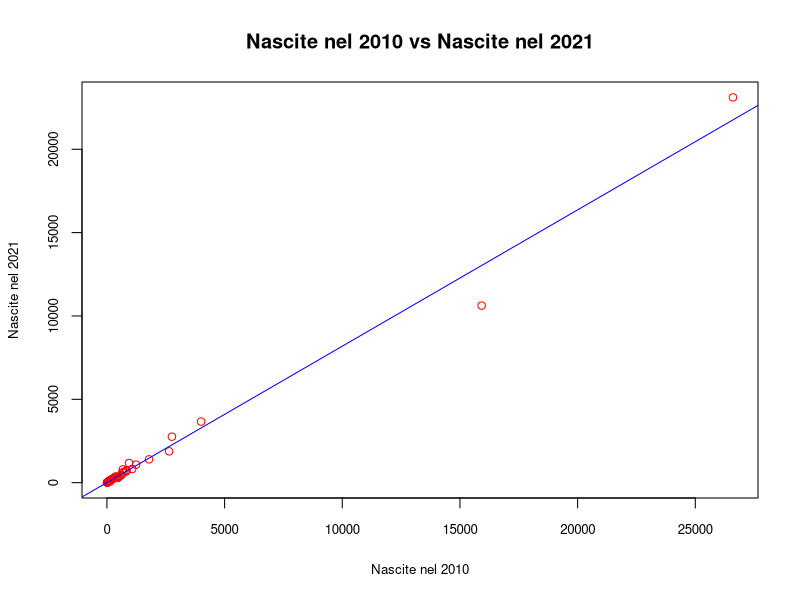
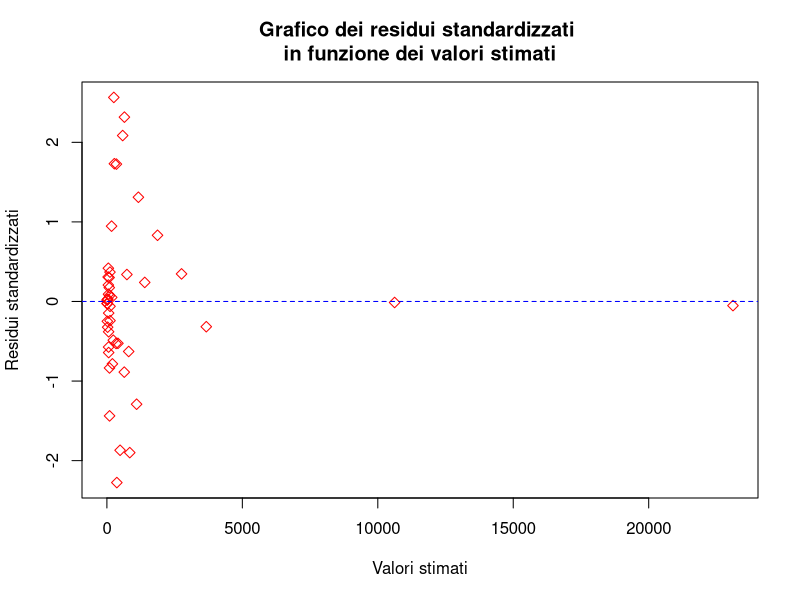

Reproduce these figures in R, in order.
# REGRESSIONE LINEARE SINGOLA E MULTIVARIATA SUL DATASET DELLE NASCITE
# Author: Daniela Amendola

library(readxl)

data <- read_excel("dataset_puliti/nascite_arrotondato.xlsx")

# Si visualizza il dataframe
View(data)

# Si rimuove la prima colonna (dove sono presenti i Paesi)
dati_senza_intestazioni <- data[, -1]

# Si convertono i dati in un formato numerico
dati_tot <- as.numeric(as.character(unlist(dati_senza_intestazioni)))

################################################################################
#---------------------- Regressione lineare singola  --------------------------#
################################################################################

# Si calcola la matrice delle covarianze campionarie
cov(data$'2010', data$'2021')

# Si calcola la matrice delle correlazioni campionarie
cor(data$'2010', data$'2021') 

# Grafico
plot(data$'2010', data$'2021', 
     xlab = "Nascite nel 2010", 
     ylab = "Nascite nel 2021", 
     main = "Nascite nel 2010 vs Nascite nel 2021",
     col = "red",
     cex.lab = 0.8, 
     cex.axis = 0.8)
abline(lm(data$'2021' ~ data$'2010'), col = "blue")

################################################################################
#----------------------- Regressione lineare multivariata ---------------------#
################################################################################

# Si calcola la matrice delle covarianze campionarie
cov(data[, -1])

# Si calcola la matrice delle correlazioni campionarie
cor(data[, -1]) 

#--------------------------------------------------------------------------------#
# Variabile dipendente: 2021                                                     # 
# Variabili indipendenti: 2010-2011-2012-2013-2014-2015-2016-2017-2018-2019-2020 #
#--------------------------------------------------------------------------------#

# Si crea il modello di regressione lineare multivariata
model <- lm(data$`2021` ~ data$`2010` + data$`2011` + data$`2012` + data$`2013` + 
            data$`2014` + data$`2015` + data$`2016` + data$`2017` + data$`2018` + 
            data$`2019` + data$`2020`, data = data)

# Si visualizza il modello
summary(model)

#-------- Coefficiente di determinazione --------#
coeff_det <- summary(model)$r.squared
coeff_det

#-------- Valori stimati --------#
valori_stimati <- fitted(model)
valori_stimati

#-------- Residui--------#
residui <- resid(model)
residui

# Si calcola il vettore dei residui standardizzati
residui_standardizzati <- residui/sd(residui)
residui_standardizzati

#-------- Grafico dei residui --------#
# Si crea il grafico dei residui standardizzati in funzione dei valori stimati
plot(valori_stimati, residui_standardizzati, 
     xlab = "Valori stimati", 
     ylab = "Residui standardizzati", 
     main = "Grafico dei residui standardizzati \nin funzione dei valori stimati",
     col = "red",
     pch = 5,
     cex.lab = 1, 
     cex.axis = 1)
abline(h = 0, col = "blue", lty = 2)
